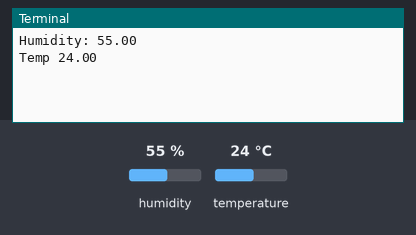
The program below on a simulated Raspberry Pi (BCM pin numbers). On the bench: the last lines printed to the terminal. The test bench sets the inputs (shaded band); at power-on: humidity 55 %, temperature 24 °C.

Above: at 1.7 s.
1.8 s: humidity set to 22 %
At 3.0 s:
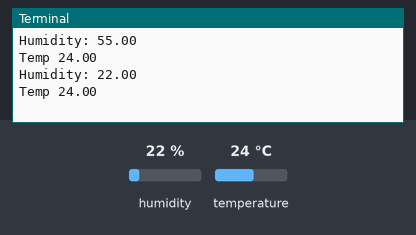
4.3 s: temperature set to 12 °C
At 5.3 s:
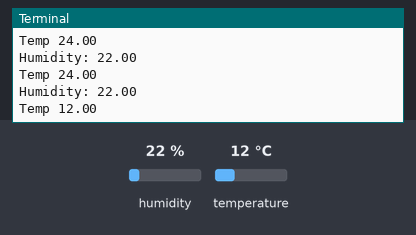
6.8 s: humidity set to 40 %
At 9.7 s:
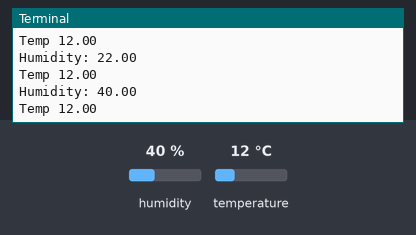
Timing chart, 0 to 11.2 s (numbered marks = the images above; inputs shaded):
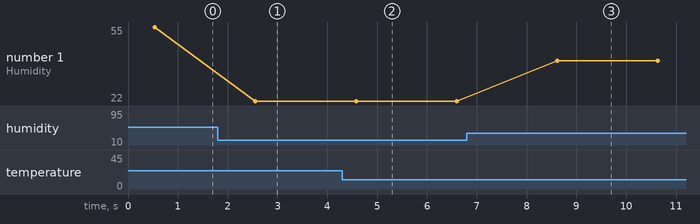

Measured:
- after the input at 1.8 s, the terminal: prints a new line after 0.76 s (image 1)
- after the input at 4.3 s, the terminal: prints a new line after 0.28 s (image 2)
- after the input at 6.8 s, the terminal: prints a new line after 1.8 s (image 3)
- plotted number 1: 55 → 22 after the input at 1.8 s, 22 → 40 after the input at 6.8 s

The program:

DHT_sensor_rado.py
```python
import os
import pigpio
import time

pi = pigpio.pi()
import DHT22
s = DHT22.sensor(pi, 4, 17)
s.trigger()
time.sleep(.5)

try:
  while (True):
    s.trigger()
    print('Humidity: {:3.2f}'.format(s.humidity() / 1.))
    print('Temp {:3.2f}'.format(s.temperature() / 1.))
    time.sleep(2)
except:
    print('closing...')
finally:
  s.cancel()
  pi.stop()
```
